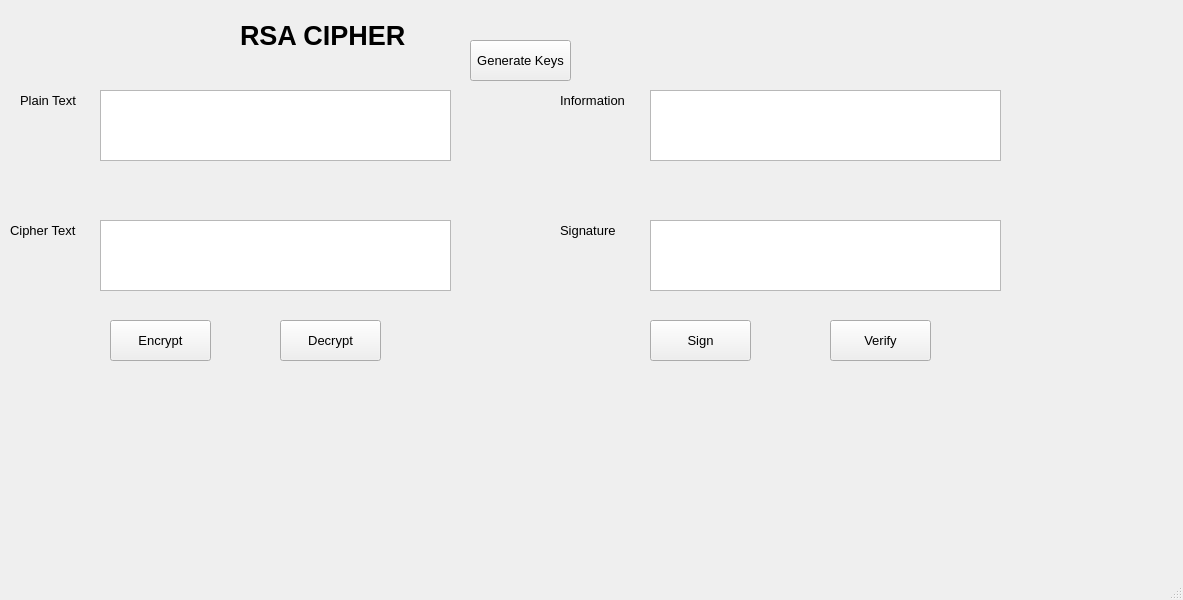
<?xml version="1.0" encoding="UTF-8"?>
<ui version="4.0">
 <class>MainWindow</class>
 <widget class="QMainWindow" name="MainWindow">
  <property name="geometry">
   <rect>
    <x>0</x>
    <y>0</y>
    <width>1183</width>
    <height>600</height>
   </rect>
  </property>
  <property name="windowTitle">
   <string>MainWindow</string>
  </property>
  <widget class="QWidget" name="centralwidget">
   <widget class="QLabel" name="label_4">
    <property name="geometry">
     <rect>
      <x>10</x>
      <y>220</y>
      <width>81</width>
      <height>21</height>
     </rect>
    </property>
    <property name="font">
     <font>
      <pointsize>10</pointsize>
     </font>
    </property>
    <property name="text">
     <string>Cipher Text</string>
    </property>
   </widget>
   <widget class="QToolButton" name="btn_encrypt">
    <property name="geometry">
     <rect>
      <x>110</x>
      <y>320</y>
      <width>101</width>
      <height>41</height>
     </rect>
    </property>
    <property name="font">
     <font>
      <pointsize>10</pointsize>
     </font>
    </property>
    <property name="text">
     <string>Encrypt</string>
    </property>
   </widget>
   <widget class="QLabel" name="label">
    <property name="geometry">
     <rect>
      <x>240</x>
      <y>10</y>
      <width>231</width>
      <height>51</height>
     </rect>
    </property>
    <property name="font">
     <font>
      <pointsize>20</pointsize>
      <weight>75</weight>
      <bold>true</bold>
     </font>
    </property>
    <property name="text">
     <string>RSA CIPHER</string>
    </property>
   </widget>
   <widget class="QLabel" name="label_2">
    <property name="geometry">
     <rect>
      <x>20</x>
      <y>90</y>
      <width>61</width>
      <height>21</height>
     </rect>
    </property>
    <property name="font">
     <font>
      <pointsize>10</pointsize>
     </font>
    </property>
    <property name="text">
     <string>Plain Text</string>
    </property>
   </widget>
   <widget class="QTextEdit" name="txt_cipher_text">
    <property name="geometry">
     <rect>
      <x>100</x>
      <y>220</y>
      <width>351</width>
      <height>71</height>
     </rect>
    </property>
   </widget>
   <widget class="QTextEdit" name="txt_plain_text">
    <property name="geometry">
     <rect>
      <x>100</x>
      <y>90</y>
      <width>351</width>
      <height>71</height>
     </rect>
    </property>
   </widget>
   <widget class="QToolButton" name="btn_decrypt">
    <property name="geometry">
     <rect>
      <x>280</x>
      <y>320</y>
      <width>101</width>
      <height>41</height>
     </rect>
    </property>
    <property name="font">
     <font>
      <pointsize>10</pointsize>
     </font>
    </property>
    <property name="text">
     <string>Decrypt</string>
    </property>
   </widget>
   <widget class="QLabel" name="label_3">
    <property name="geometry">
     <rect>
      <x>560</x>
      <y>90</y>
      <width>71</width>
      <height>21</height>
     </rect>
    </property>
    <property name="font">
     <font>
      <pointsize>10</pointsize>
     </font>
    </property>
    <property name="text">
     <string>Information</string>
    </property>
   </widget>
   <widget class="QTextEdit" name="txt_info">
    <property name="geometry">
     <rect>
      <x>650</x>
      <y>90</y>
      <width>351</width>
      <height>71</height>
     </rect>
    </property>
   </widget>
   <widget class="QToolButton" name="btn_verify">
    <property name="geometry">
     <rect>
      <x>830</x>
      <y>320</y>
      <width>101</width>
      <height>41</height>
     </rect>
    </property>
    <property name="font">
     <font>
      <pointsize>10</pointsize>
     </font>
    </property>
    <property name="text">
     <string>Verify</string>
    </property>
   </widget>
   <widget class="QTextEdit" name="txt_sign">
    <property name="geometry">
     <rect>
      <x>650</x>
      <y>220</y>
      <width>351</width>
      <height>71</height>
     </rect>
    </property>
   </widget>
   <widget class="QToolButton" name="btn_sign">
    <property name="geometry">
     <rect>
      <x>650</x>
      <y>320</y>
      <width>101</width>
      <height>41</height>
     </rect>
    </property>
    <property name="font">
     <font>
      <pointsize>10</pointsize>
     </font>
    </property>
    <property name="text">
     <string>Sign</string>
    </property>
   </widget>
   <widget class="QLabel" name="label_5">
    <property name="geometry">
     <rect>
      <x>560</x>
      <y>220</y>
      <width>81</width>
      <height>21</height>
     </rect>
    </property>
    <property name="font">
     <font>
      <pointsize>10</pointsize>
     </font>
    </property>
    <property name="text">
     <string>Signature</string>
    </property>
   </widget>
   <widget class="QToolButton" name="btn_gen_keys">
    <property name="geometry">
     <rect>
      <x>470</x>
      <y>40</y>
      <width>101</width>
      <height>41</height>
     </rect>
    </property>
    <property name="font">
     <font>
      <pointsize>10</pointsize>
     </font>
    </property>
    <property name="text">
     <string>Generate Keys</string>
    </property>
   </widget>
  </widget>
  <widget class="QMenuBar" name="menubar">
   <property name="geometry">
    <rect>
     <x>0</x>
     <y>0</y>
     <width>1183</width>
     <height>21</height>
    </rect>
   </property>
  </widget>
  <widget class="QStatusBar" name="statusbar"/>
 </widget>
 <resources/>
 <connections/>
</ui>
